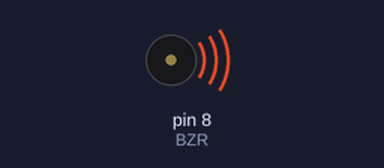
The sketch below on a simulated Arduino Uno, built with avr-gcc and run on an emulated ATmega328P. On the bench: buzzer (waves = sounding).

Above: at 0.1 s.
At 3.3 s:
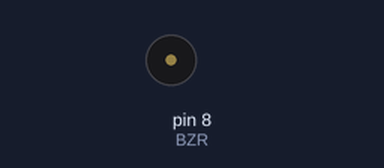
Timing chart, 0 to 4.8 s (numbered marks = the images above):
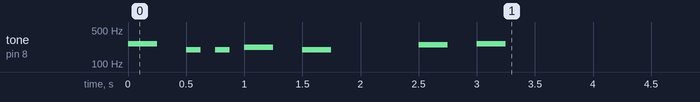

The sketch:

61-buzzer_adapted_tidyup.ino
```cpp
// adapted buzzer code to play for 4 seconds by lengthening pause between notes
// and code is cleaned up into a function ready for reuse

const int BZR = 8;

#define NOTE_C4  262
#define NOTE_G3  196
#define NOTE_A3  220
#define NOTE_B3  247
#define NOTE_C4  262

void buzzer() {
  int melody[] = {
    NOTE_C4, NOTE_G3, NOTE_G3, NOTE_A3, NOTE_G3, 0, NOTE_B3, NOTE_C4
  };
  int noteDurations[] = {4, 8, 8, 4, 4, 4, 4, 4};
  for (int thisNote = 0; thisNote < 8; thisNote++) {
    int noteDuration = 1000 / noteDurations[thisNote];
    tone(BZR, melody[thisNote], noteDuration);
    int pauseBetweenNotes = noteDuration * 2.0;
    delay(pauseBetweenNotes);
    noTone(BZR);
  }
}

void setup() {
  pinMode(BZR, OUTPUT);
  buzzer();
}

void loop() {
  // do nothing
}
```
